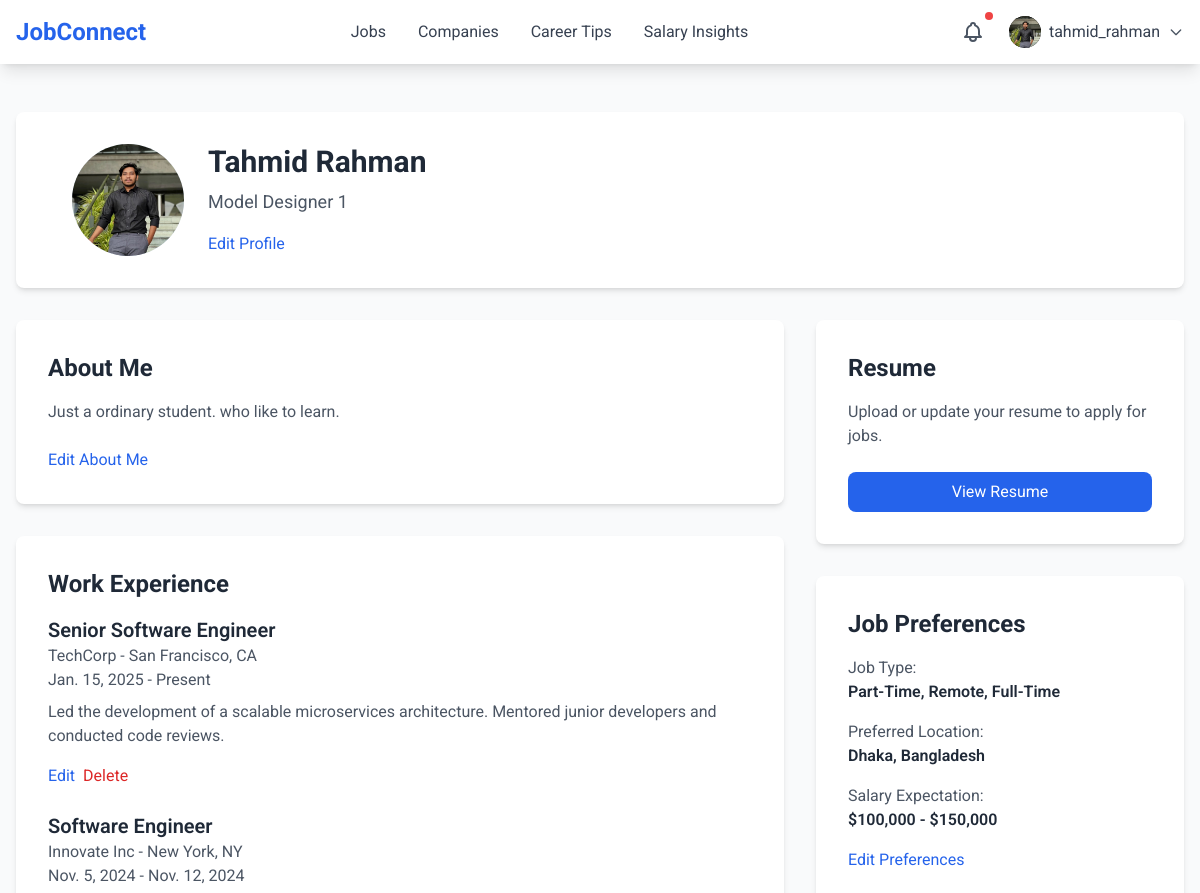
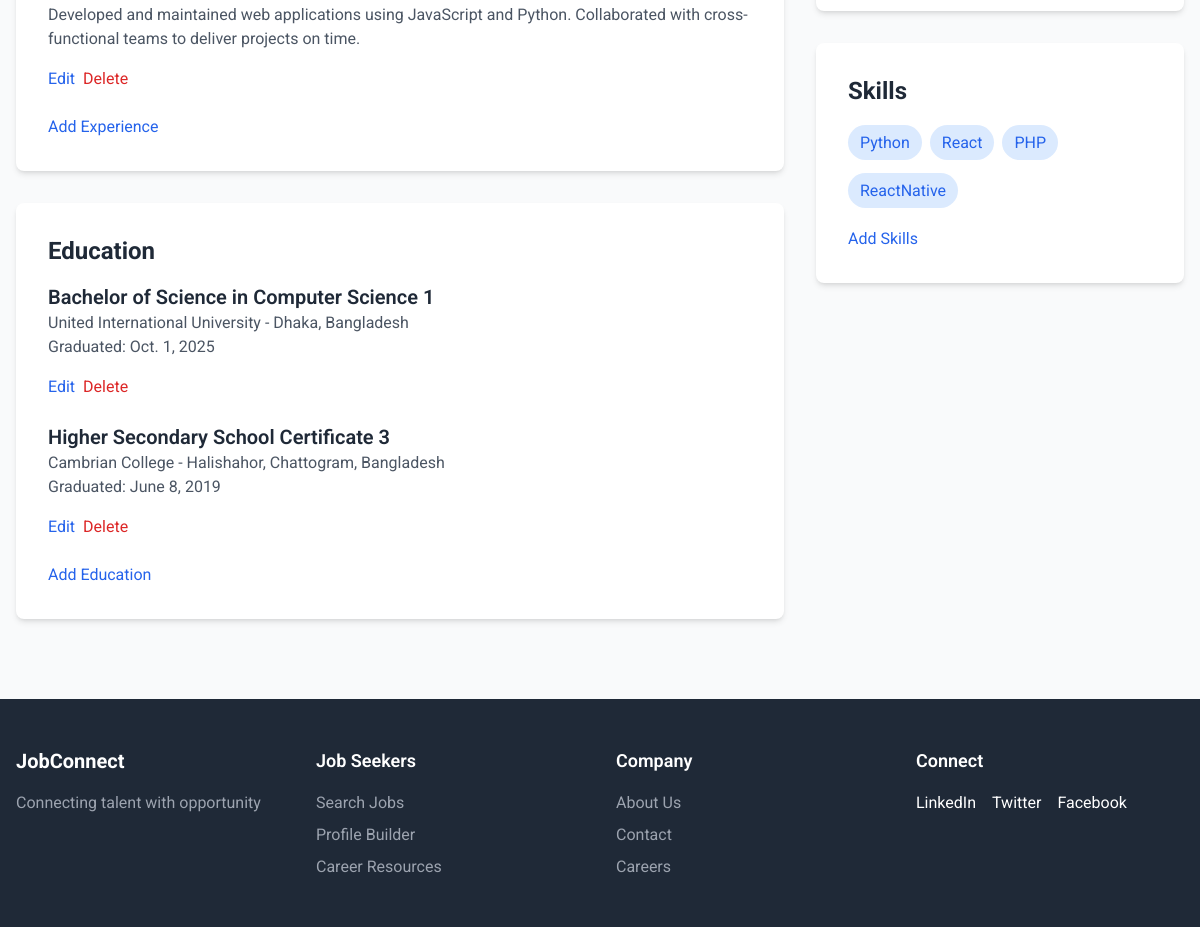
The page /jobseeker/profile/ (signed in) on the database its author committed (2 pictures, top to bottom).
### accounts/models.py (models this page shows, shortened)
class CustomUser(AbstractBaseUser, PermissionsMixin):
    id = models.AutoField(primary_key=True)
    name = models.CharField(max_length=100)
    username = models.CharField(max_length=100, unique=True)
    email = models.EmailField(unique=True)
    phone_no = models.CharField(max_length=15,null=True,blank=True)
    role = models.CharField(max_length=50, choices=[
        ('admin', 'Admin'),
        ('user', 'User'),
        ('employee', 'Employee'),
    ], default='user')
    status = models.CharField(max_length=50, choices=[
        ('approved','Approved'),
        ('pending', 'Pending'),
    ],default='pending')
    is_active = models.BooleanField(default=True)
    is_staff = models.BooleanField(default=False)
    objects = CustomUserManager()
    USERNAME_FIELD = 'email'
    REQUIRED_FIELDS = ['username', 'name']

### jobseeker/models.py (models this page shows, shortened)
class Profile(models.Model):
    user = models.OneToOneField(CustomUser, on_delete=models.CASCADE, related_name='profile')
    profile_id = models.AutoField(primary_key=True)
    profile_picture = models.ImageField(upload_to='profile_pics/', blank=True, null=True,default='profile_pics/profile_1.png')
    first_name = models.CharField(max_length=50, blank=True, null=True)
    last_name = models.CharField(max_length=50, blank=True, null=True)
    job_title = models.CharField(max_length=100, blank=True, null=True)
    location = models.CharField(max_length=100, blank=True, null=True)
    about_me = models.TextField( blank=True, null=True)

class Experience(models.Model):
    profile = models.ForeignKey(Profile, on_delete=models.CASCADE, related_name='experiences')
    exp_id =models.AutoField(primary_key=True)
    job_title = models.CharField(max_length=100)
    company_name = models.CharField(max_length=100)
    location = models.CharField(max_length=100)
    start_date = models.DateField()
    end_date = models.DateField(blank=True, null=True)
    description = models.TextField()

class Education(models.Model):
    profile = models.ForeignKey(Profile, on_delete=models.CASCADE, related_name='educations')
    edu_id =models.AutoField(primary_key=True)
    degree = models.CharField(max_length=100)
    school = models.CharField(max_length=100)
    location = models.CharField(max_length=100)
    graduation_date = models.DateField()

class JobPreference(models.Model):
    profile = models.OneToOneField(Profile, on_delete=models.CASCADE, related_name='job_preferences')
    job_type = models.CharField(max_length=50)
    preferred_location = models.CharField(max_length=100)
    salary_expectation = models.CharField(max_length=50)

class Skill(models.Model):
    profile = models.ForeignKey(Profile, on_delete=models.CASCADE, related_name='skills')
    name = models.CharField(max_length=50)

### jobseeker/views.py (the view)
    def wrapper(request, *args, **kwargs):
        if request.user.role != 'user':
            messages.error(request, "You are not authorized to view this page.")
            return redirect('login')
        return view_func(request, *args, **kwargs)

### jobseeker/views.py (called while the page is built)
def user_role_required(view_func):
    def wrapper(request, *args, **kwargs):
        if request.user.role != 'user':
            messages.error(request, "You are not authorized to view this page.")
            return redirect('login')
        return view_func(request, *args, **kwargs)
    return wrapper

@user_role_required
@login_required
def profile(request):
    pro = Profile.objects.get(user=request.user)
    edu = pro.educations.all()
    exp = pro.experiences.all()
    skill = pro.skills.all()
    prf = JobPreference.objects.get(profile=pro)
    return render(request, 'jobseeker/profile.html',{'pro': pro,'edu':edu, 'exp':exp, 'skill':skill,'prf':prf})

### static/templates/jobseeker/profile.html (shortened to what this page needs)
{% extends 'base.html' %}
{% block nav %}
{% include 'components/main_nav.html' %}
{% endblock nav %}
{% block content %}
<section class="py-12 bg-gray-50">
    <div class="max-w-7xl mx-auto px-4">
        <div class="bg-white p-8 rounded-lg shadow-md mb-8">
            <div class="flex flex-col md:flex-row items-center md:items-start space-y-4 md:space-y-0 md:space-x-6">
                <div onclick="document.getElementById('profileInput').click()"
                    class="relative cursor-pointer w-28 h-28 bg-blue-100 rounded-full flex items-center justify-center overflow-hidden z-0">
                    <img id="profileImage" src="{{ pro.profile_picture.url }}" alt="TR"
                        class="w-full h-full object-cover">
                </div>
                <div>
                    <div id="profile-info">
                        <h1 class="text-3xl font-bold text-gray-800 mb-2 hover:underline cursor-pointer">
                            {% if pro.first_name %}
                            {{pro.first_name}}
                            {% endif %}
                            {% if pro.last_name %}
                            {{pro.last_name}}
                            {% endif %}</h1>
                        <p class="text-lg text-gray-600">
                            {% if pro.job_title %}
                            {{pro.job_title}}
                            {% endif %}
                            {{pro.profile_id}}</p>
                        <div class="mt-4">
                            <a href="#" id="edit-profile-link" class="text-blue-600 hover:text-blue-700">Edit
                                Profile</a>
                        </div>
                    </div>
                </div>
            </div>
        </div>
        <div class="grid grid-cols-1 lg:grid-cols-3 gap-8">
            <div class="lg:col-span-2">
                <div class="bg-white p-8 rounded-lg shadow-md mb-8">
                    <h2 class="text-2xl font-bold text-gray-800 mb-4">About Me</h2>
                    <div id="about-me-display">
                        <p class="text-gray-600 mb-6">
                            {{pro.about_me}}
                        </p>
                        <a href="#" id="edit-about-me-link" class="text-blue-600 hover:text-blue-700">Edit About Me</a>
                    </div>
                </div>
                <div class="bg-white p-8 rounded-lg shadow-md mb-8">
                    <h2 class="text-2xl font-bold text-gray-800 mb-4">Work Experience</h2>
                    {% for e in exp %}
                    <div class="mb-6" id="work-experience-{{ e.exp_id }}">
                        <div id="work-experience-display-{{ e.exp_id }}">
                            <h3 class="text-xl font-semibold text-gray-800">{{ e.job_title }}</h3>
                            <p class="text-gray-600">{{ e.company_name }} - {{ e.location }}</p>
                            <p class="text-gray-600">
                                {{ e.start_date }} -
                                {% if e.end_date %}
                                {{ e.end_date }}
                                {% else %}
                                Present
                                {% endif %}
                            </p>
                            <p class="text-gray-600 mt-2">
                                {{ e.description }}
                            </p>
                            <div class="mt-4">
                                <a href="#" class="text-blue-600 hover:text-blue-700 edit-work-experience-link"
                                    data-id="{{ e.exp_id }}">Edit</a>
                                <a href="#" class="ml-1 text-red-600 hover:text-red-700 delete-work-experience-link"
                                    data-id="{{ e.exp_id }}">Delete</a>
                            </div>
                        </div>
                    </div>
                    {% endfor %}
                    <a href="#" id="add-work-experience-link" class="text-blue-600 hover:text-blue-700">Add
                        Experience</a>
                </div>
                <div class="bg-white p-8 rounded-lg shadow-md mb-8">
                    <h2 class="text-2xl font-bold text-gray-800 mb-4">Education</h2>
                    {% for e in edu %}
                    <div class="mb-6" id="education-{{ e.edu_id }}">
                        <div id="education-display-{{ e.edu_id }}">
                            <h3 class="text-xl font-semibold text-gray-800">{{ e.degree }} {{e.edu_id}}</h3>
                            <p class="text-gray-600">{{ e.school }} - {{ e.location }}</p>
                            <p class="text-gray-600">Graduated: {{ e.graduation_date }}</p>
                            <div class="mt-4">
                                <a href="#" class="text-blue-600 hover:text-blue-700 edit-education-link"
                                    data-id="{{ e.edu_id }}">Edit</a>
                                <a href="#" class="ml-1 text-red-600 hover:text-red-700 delete-education-link"
                                    data-id="{{ e.edu_id }}">Delete</a>
                            </div>
                        </div>
                    </div>
                    {% endfor %}
                    <a href="#" id="add-education-link" class="text-blue-600 hover:text-blue-700">Add Education</a>
                </div>
            </div>
            <div class="lg:col-span-1">
                <div class="bg-white p-8 rounded-lg shadow-md mb-8">
                    <h2 class="text-2xl font-bold text-gray-800 mb-4">Resume</h2>
                    <p class="text-gray-600 mb-6">Upload or update your resume to apply for jobs.</p>
                    <a href="{% url 'jobseeker:resume_build' pro.profile_id %}">
                        <button class="w-full bg-blue-600 text-white px-6 py-2 rounded-lg hover:bg-blue-700">
                            View Resume
                        </button>
                    </a>
                </div>
                <div class="bg-white p-8 rounded-lg shadow-md mb-8">
                    <h2 class="text-2xl font-bold text-gray-800 mb-4">Job Preferences</h2>
                    <div id="job-preferences-display">
                        <div class="space-y-4">
                            <div>
                                <p class="text-gray-600">Job Type:</p>
                                <p class="text-gray-800 font-semibold">{{ prf.job_type }}</p>
                            </div>
                            <div>
                                <p class="text-gray-600">Preferred Location:</p>
                                <p class="text-gray-800 font-semibold">{{ prf.preferred_location }}</p>
                            </div>
                            <div>
                                <p class="text-gray-600">Salary Expectation:</p>
                                <p class="text-gray-800 font-semibold">{{ prf.salary_expectation }}</p>
                            </div>
                        </div>
                        <a href="#" id="edit-job-preferences-link"
                            class="text-blue-600 hover:text-blue-700 mt-4 block">Edit Preferences</a>
                    </div>
                </div>
                <div class="bg-white p-8 rounded-lg shadow-md">
                    <h2 class="text-2xl font-bold text-gray-800 mb-4">Skills</h2>
                    <div id="skills-display">
                        <div class="flex flex-wrap gap-2">
                            {% for s in skill %}
                            <div class="relative inline-block group my-2">
                                <span class="bg-blue-100 text-blue-600 px-3 py-2 rounded-full">
                                    {{ s.name }}
                                </span>
                            </div>
                            {% endfor %}
                        </div>
                        <a href="#" id="add-skills-link" class="text-blue-600 hover:text-blue-700 mt-4 block">Add
                            Skills</a>
                    </div>
                </div>
            </div>
        </div>
    </div>
</section>
{% endblock content %}
{% block footer %}
<div class="footer-container hidden md:block">
    {% include 'components/footer.html' %}
</div>
{% endblock footer %}

### static/templates/components/main_nav.html (shortened to what this page needs)
<nav class="bg-white shadow-lg sticky top-0 z-[10]">
    <div class="max-w-7xl mx-auto px-4">
        <div class="flex justify-between items-center h-16">
            <a href="/jobseeker/jobs/" class="flex items-center">
                <span class="text-2xl font-bold text-blue-600">JobConnect</span>
            </a>
            <div class="hidden md:flex space-x-8">
                <a href="/jobseeker/jobs"
                    class="hover:text-blue-600 {% if '/jobseeker/jobs' in request.path %} text-blue-600 {% else %} text-gray-700 {% endif %} ">
                    Jobs
                </a>
                <a href="/jobseeker/company"
                    class="{% if '/jobseeker/company' in request.path %} text-blue-600 {% else %} text-gray-700 {% endif %} hover:text-blue-600">Companies</a>
                <a href="/jobseeker/tips"
                    class="{% if '/jobseeker/tips' in request.path %} text-blue-600 {% else %} text-gray-700 {% endif %} hover:text-blue-600">Career
                    Tips</a>
                <a href="/jobseeker/salaryinsight"
                    class="{% if '/jobseeker/salaryinsight' in request.path %} text-blue-600 {% else %} text-gray-700 {% endif %} hover:text-blue-600">Salary
                    Insights</a>
            </div>
            <div class="flex items-center space-x-4">
                <div class="relative">
                    <button id="notificationButton" class="p-2 text-gray-600 hover:text-blue-600 relative">
                        <span class="absolute top-0 right-0 w-2 h-2 bg-red-500 rounded-full"></span>
                    </button>
                </div>
                <div class="relative">
                    <button id="profileButton" class="flex items-center space-x-2 focus:outline-none">
                        <img src="{{ request.user.profile.profile_picture.url }}" alt="Profile"
                            class="w-8 h-8 rounded-full bg-black">
                        <span class="hidden md:block text-gray-700">{{ request.user.username }}</span>
                        <svg class="w-4 h-4 text-gray-600" fill="none" stroke="currentColor" viewBox="0 0 24 24">
                            <path stroke-linecap="round" stroke-linejoin="round" stroke-width="2" d="M19 9l-7 7-7-7" />
                        </svg>
                    </button>
                </div>
            </div>
        </div>
    </div>
</nav>

### rows shown on the page
CustomUser: user.profile.profile_picture (picture), user.username "tahmid_rahman"
Profile: profile_picture (picture), first_name "Tahmid", last_name "Rahman", job_title "Model Designer", profile_id "1", about_me "Just a ordinary student. who like to learn."
Experience: job_title "Senior Software Engineer", company_name "TechCorp", location "San Francisco, CA", start_date "Jan. 15, 2025", shows "Present", description "Led the development of a scalable microservices architecture. Mentored junior developers and conducted code reviews."
Experience: job_title "Software Engineer", company_name "Innovate Inc", location "New York, NY", start_date "Nov. 5, 2024", end_date "Nov. 12, 2024", description "Developed and maintained web applications using JavaScript and Python. Collaborated with cross-functional teams to deliver projects on time."
Education: degree "Bachelor of Science in Computer Science", edu_id "1", school "United International University", location "Dhaka, Bangladesh", graduation_date "Oct. 1, 2025"
Education: degree "Higher Secondary School Certificate", edu_id "3", school "Cambrian College", location "Halishahor, Chattogram, Bangladesh", graduation_date "June 8, 2019"
JobPreference: job_type "Part-Time, Remote, Full-Time", preferred_location "Dhaka, Bangladesh", salary_expectation "$100,000 - $150,000"
Skill: name "Python"
Skill: name "React"
Skill: name "PHP"
Skill: name "ReactNative"
